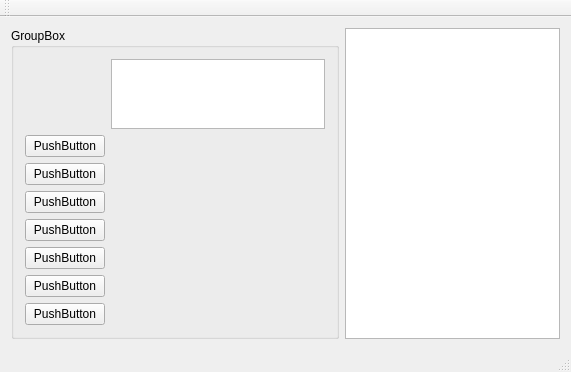
<?xml version="1.0" encoding="UTF-8"?>
<ui version="4.0">
 <class>MainWindow</class>
 <widget class="QMainWindow" name="MainWindow">
  <property name="geometry">
   <rect>
    <x>0</x>
    <y>0</y>
    <width>571</width>
    <height>340</height>
   </rect>
  </property>
  <property name="windowTitle">
   <string>MainWindow</string>
  </property>
  <widget class="QWidget" name="centralWidget">
   <layout class="QGridLayout" name="gridLayout">
    <item row="0" column="0">
     <widget class="QGroupBox" name="groupBox">
      <property name="title">
       <string>GroupBox</string>
      </property>
      <layout class="QGridLayout" name="gridLayout_2">
       <item row="1" column="0">
        <widget class="QPushButton" name="pushButton_6">
         <property name="text">
          <string>PushButton</string>
         </property>
        </widget>
       </item>
       <item row="2" column="0">
        <widget class="QPushButton" name="pushButton">
         <property name="text">
          <string>PushButton</string>
         </property>
        </widget>
       </item>
       <item row="3" column="0">
        <widget class="QPushButton" name="pushButton_3">
         <property name="text">
          <string>PushButton</string>
         </property>
        </widget>
       </item>
       <item row="4" column="0">
        <widget class="QPushButton" name="pushButton_4">
         <property name="text">
          <string>PushButton</string>
         </property>
        </widget>
       </item>
       <item row="5" column="0">
        <widget class="QPushButton" name="pushButton_2">
         <property name="text">
          <string>PushButton</string>
         </property>
        </widget>
       </item>
       <item row="6" column="0">
        <widget class="QPushButton" name="pushButton_5">
         <property name="text">
          <string>PushButton</string>
         </property>
        </widget>
       </item>
       <item row="7" column="0">
        <widget class="QPushButton" name="pushButton_7">
         <property name="text">
          <string>PushButton</string>
         </property>
        </widget>
       </item>
       <item row="1" column="1">
        <spacer name="horizontalSpacer">
         <property name="orientation">
          <enum>Qt::Horizontal</enum>
         </property>
         <property name="sizeHint" stdset="0">
          <size>
           <width>40</width>
           <height>20</height>
          </size>
         </property>
        </spacer>
       </item>
       <item row="0" column="1">
        <widget class="QTextEdit" name="textEdit"/>
       </item>
      </layout>
     </widget>
    </item>
    <item row="0" column="1">
     <spacer name="horizontalSpacer_3">
      <property name="orientation">
       <enum>Qt::Horizontal</enum>
      </property>
      <property name="sizeHint" stdset="0">
       <size>
        <width>40</width>
        <height>20</height>
       </size>
      </property>
     </spacer>
    </item>
    <item row="0" column="2">
     <widget class="QTextBrowser" name="textBrowser"/>
    </item>
   </layout>
  </widget>
  <widget class="QMenuBar" name="menuBar">
   <property name="geometry">
    <rect>
     <x>0</x>
     <y>0</y>
     <width>571</width>
     <height>21</height>
    </rect>
   </property>
  </widget>
  <widget class="QToolBar" name="mainToolBar">
   <attribute name="toolBarArea">
    <enum>TopToolBarArea</enum>
   </attribute>
   <attribute name="toolBarBreak">
    <bool>false</bool>
   </attribute>
  </widget>
  <widget class="QStatusBar" name="statusBar"/>
 </widget>
 <layoutdefault spacing="6" margin="11"/>
 <resources/>
 <connections/>
</ui>
